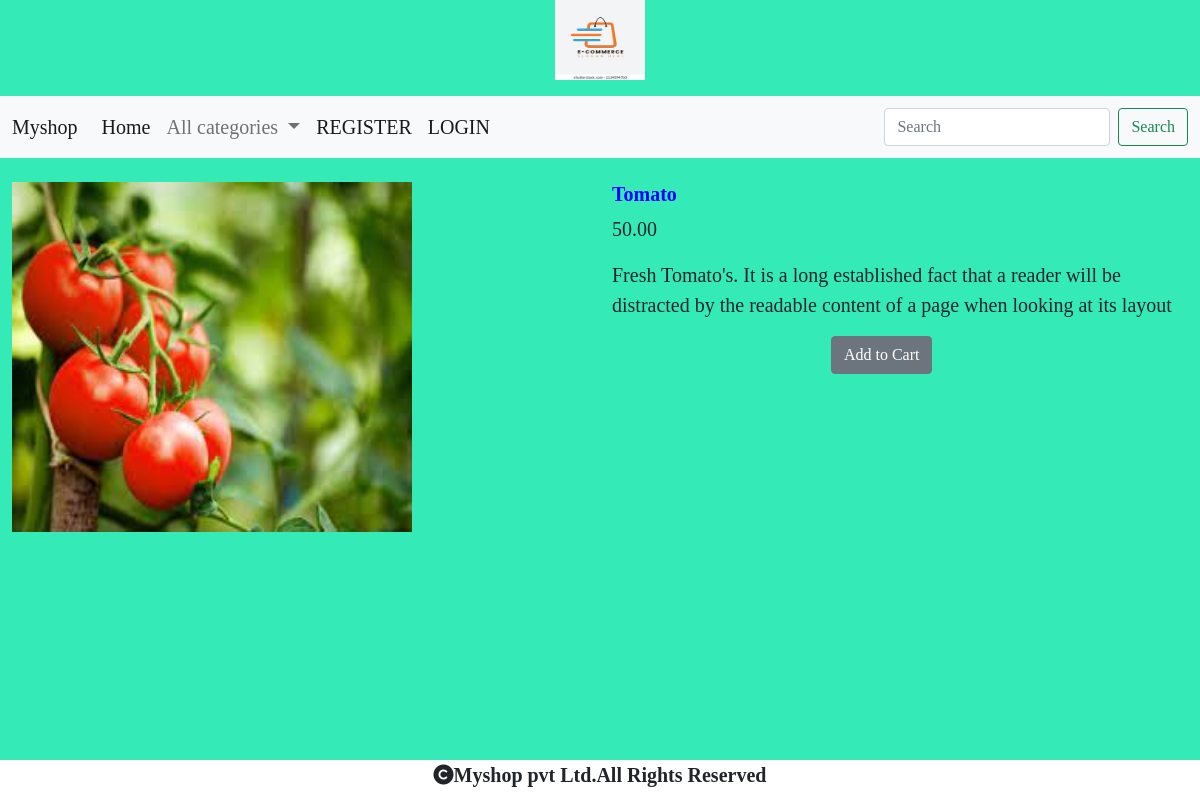
/detail/Tomato, run on the app's committed database.
### shop/models.py (models this page shows, shortened)
class Product(models.Model):
    name = models.CharField(max_length=200)
    desc = models.TextField()
    image = models.ImageField(upload_to='shop/products', blank=True, null=True)
    price=models.DecimalField(max_digits=20,decimal_places=2)
    category=models.ForeignKey(Category,on_delete=models.CASCADE)
    stock=models.IntegerField()
    available=models.BooleanField(default=True)
    created=models.DateTimeField(auto_now_add=True)
    updated=models.DateTimeField(auto_now=True)

### shop/views.py (the view)
# urls.py: path("detail/<p>",views.detail,name="detail"),
def detail(request,p):
    p=Product.objects.get(name=p)   #gets a particular product details with name=p
    return render(request,'detail.html',{'p':p})

### cart/context_processors.py (called while the page is built, shortened)
def productcount(request):
    item_count=0
    return {'count':item_count}

### shop/context_processors.py (called while the page is built)
def menu_links(request):
    c=Category.objects.all()
    return {'links':c}

### templates/detail.html (shortened to what this page needs)
{% extends 'base.html' %}
{% load static %}
{% block content %}
<div class="container-fluid mt-4">
 <div class="row mb-5">
        <div class="col-sm-6">
  <img src="{{p.image.url}}" height="350px" width="400px">
  </div>
      <div class="col-sm-6">
    <h5 style="font-weight:bold;color:blue;">{{p.name}}</h5>
    <p>{{p.price}}</p>
          <p>{{p.desc}}</p>
          {% if user.is_superuser == False %}
          {% if p.stock <= 0 %}
          <h4> Out of stock</h4>
          {% else %}
          <a href="{% url 'cart:acart' p.name %}" class="btn btn-secondary" style="position:relative;left:38%;">Add to Cart</a>
          {% endif %}
          {% endif %}
      </div>
  </div>
</div>
{% endblock %}

### static/css/b.css (style rules this page uses)
body { background-color:#34ebb7; font-family: 'Crimson Pro', serif; font-size: 20px; }

### data on the page
Product: image (picture), name "Tomato", price "50.00", desc "Fresh Tomato's. It is a long established fact that a reader will be distracted by the readable content of a page when looking at its layout"
